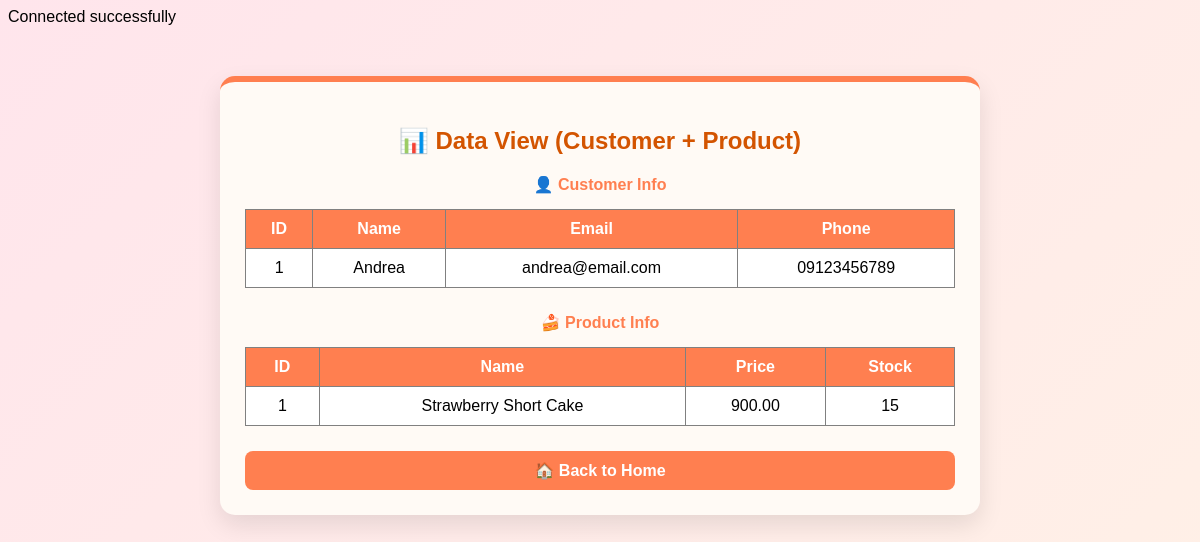
Page /fetch.php on the committed database.
### tables this page shows
CREATE TABLE `customers` (
  `customer_id` int(11) NOT NULL,
  `name` varchar(100) DEFAULT NULL,
  `email` varchar(100) DEFAULT NULL,
  `phone` varchar(20) DEFAULT NULL
);

CREATE TABLE `products` (
  `product_id` int(11) NOT NULL,
  `name` varchar(100) DEFAULT NULL,
  `price` decimal(10,2) DEFAULT NULL,
  `stock` int(11) DEFAULT NULL
);

### fetch.php (the view, shortened to what this page needs)
<?php
require 'dbconfig.php';
$sqlCustomer = "SELECT customer_id, name, email, phone
                FROM customers
                WHERE customer_id = 1";
$stmtCustomer = $pdo->query($sqlCustomer);
$customer = $stmtCustomer->fetch(PDO::FETCH_ASSOC);
$sqlProduct = "SELECT product_id, name, price, stock
               FROM products
               WHERE product_id = 1";
$stmtProduct = $pdo->query($sqlProduct);
$product = $stmtProduct->fetch(PDO::FETCH_ASSOC);
?>
<!DOCTYPE html>
<html>
<head>
</head>
<body>
<div class="container">
    <h2>📊 Data View (Customer + Product)</h2>
    <div class="section-title">👤 Customer Info</div>
    <table border="1">
        <tr>
            <th>ID</th>
            <th>Name</th>
            <th>Email</th>
            <th>Phone</th>
        </tr>
        <?php if ($customer): ?>
        <tr>
            <td><?= $customer['customer_id'] ?></td>
            <td><?= $customer['name'] ?></td>
            <td><?= $customer['email'] ?></td>
            <td><?= $customer['phone'] ?></td>
        </tr>
        <?php else: ?>
        <tr>
            <td colspan="4">❌ No customer found</td>
        </tr>
        <?php endif; ?>
    </table>
    <div class="section-title">🍰 Product Info</div>
    <table border="1">
        <tr>
            <th>ID</th>
            <th>Name</th>
            <th>Price</th>
            <th>Stock</th>
        </tr>
        <?php if ($product): ?>
        <tr>
            <td><?= $product['product_id'] ?></td>
            <td><?= $product['name'] ?></td>
            <td><?= $product['price'] ?></td>
            <td><?= $product['stock'] ?></td>
        </tr>
        <?php else: ?>
        <tr>
            <td colspan="4">❌ No product found</td>
        </tr>
        <?php endif; ?>
    </table>
    <a href="index.php" class="btn">🏠 Back to Home</a>
</div>
</body>
</html>

### fetch.php (style rules this page uses)
body { font-family: Arial; background: linear-gradient(135deg, #ffe5ec, #fff1e6); }
.container { width: 60%; margin: 50px auto; background: #fffaf5; padding: 25px; border-radius: 15px; box-shadow: 0 10px 25px rgba(0,0,0,0.1); border-top: 6px solid #ff7f50; }
h2 { text-align: center; color: #d35400; }
table { width: 100%; border-collapse: collapse; margin-top: 15px; margin-bottom: 25px; }
th { background: #ff7f50; color: white; padding: 10px; }
td { text-align: center; padding: 10px; background: white; }
.section-title { margin-top: 20px; color: #ff7f50; font-weight: bold; text-align: center; }
.btn { display: block; text-align: center; padding: 10px; margin-top: 20px; background: #ff7f50; color: white; text-decoration: none; border-radius: 8px; font-weight: bold; }

### rows in the picture
customers: customer_id "1", name "Andrea", email "andrea@email.com", phone "09123456789"
products: product_id "1", name "Strawberry Short Cake", price "900.00", stock "15"
